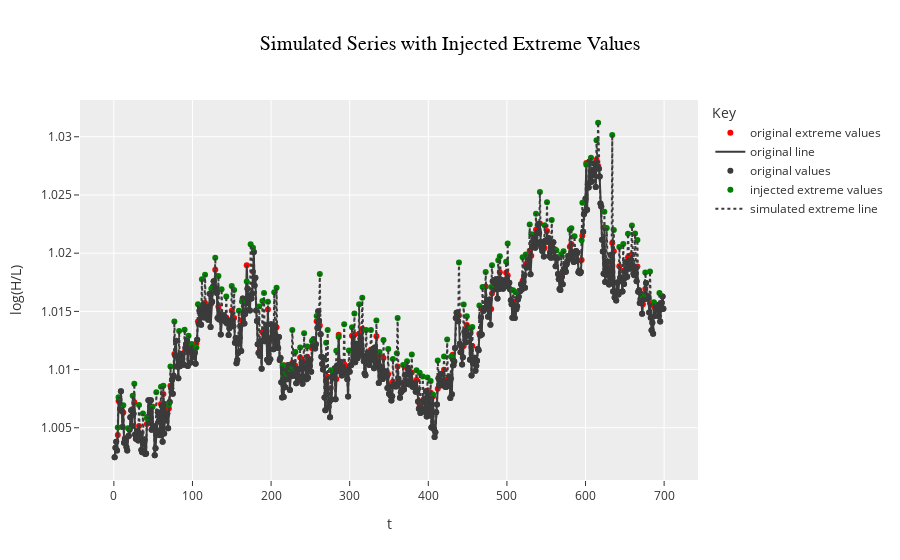

The cell this chart's notebook holds for it:
### Code cell
import numpy as np

#data_sim = DataSimulator(reference_data=pd.DataFrame(), init_value=np.nan)
gen_df["untransformed"] = data_sim.transform_hl_diff_series(gen_df.data)
gen_df["untransformed_ext"] = data_sim.transform_hl_diff_series(gen_df.data_anom)
gen_df["max_flag_shifted"] = gen_df["max_flag_str"].shift(1)

plot_extremes_compare(gen_df, x="t", y="untransformed", y2="untransformed_ext", color_col="max_flag_shifted", differenced = False)

### Figure 1 — Plotly figure (JSON) as saved in the notebook; plotly's stock layout.template omitted (floating-point values rounded to 4 significant figures; data arrays with more than 128 entries replaced by an {"elided": "..."} marker saying what was removed)
{"data": [{"marker": {"color": "#3B3B3B"}, "mode": "markers", "showlegend": false, "type": "scatter", "x": {"elided": "560 int values"}, "y": {"elided": "560 float values"}}, {"marker": {"color": "red"}, "mode": "markers", "name": "original extreme values", "showlegend": true, "type": "scatter", "x": {"elided": "139 int values"}, "y": {"elided": "139 float values"}}, {"line": {"color": "#3B3B3B"}, "mode": "lines", "name": "original line", "showlegend": true, "type": "scatter", "x": {"elided": "700 int values"}, "y": {"elided": "700 float values"}}, {"marker": {"color": "#3B3B3B"}, "mode": "markers", "name": "original values", "showlegend": true, "type": "scatter", "x": {"elided": "560 int values"}, "y": {"elided": "560 float values"}}, {"marker": {"color": "green"}, "mode": "markers", "name": "injected extreme values", "showlegend": true, "type": "scatter", "x": {"elided": "139 int values"}, "y": {"elided": "139 float values"}}, {"line": {"color": "#3B3B3B", "dash": "dot"}, "mode": "lines", "name": "simulated extreme line", "showlegend": true, "type": "scatter", "x": {"elided": "700 int values"}, "y": {"elided": "700 float values"}}], "layout": {"legend": {"title": {"text": "Key"}}, "title": {"font": {"color": "black", "family": "Arial", "size": 20}, "text": "Simulated Series with Injected Extreme Values", "x": 0.5, "xanchor": "center"}, "xaxis": {"title": {"text": "t"}}, "yaxis": {"title": {"text": "log(H/L)"}}}}
